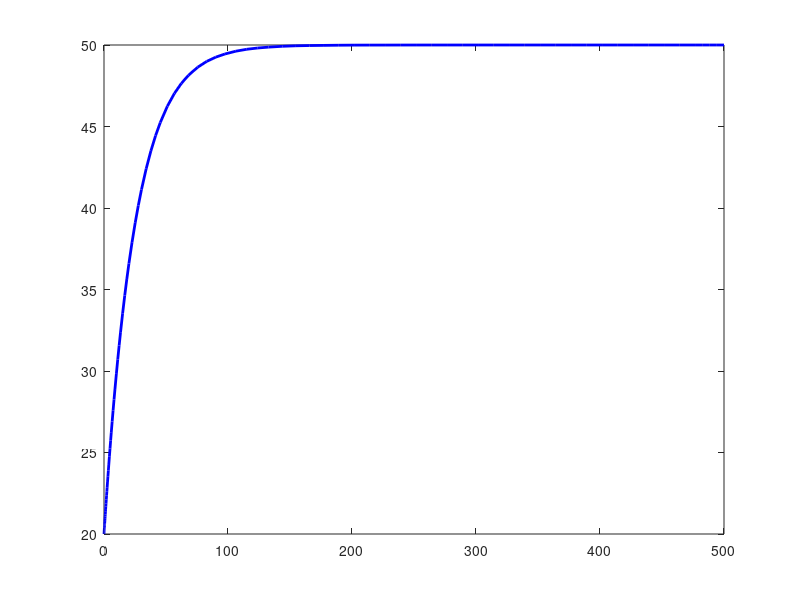

This figure's MATLAB source: (Note: this script raises an error after producing the figure.)
% Thermocouple transient heating with convection and radiation
clear; clc;

% Constants
D = 0.0007;               % Diameter (m)
r = D/2;
rho = 8500;               % Density (kg/m^3)
c = 400;                  % Specific heat (J/kg-K)
k = 400;                  % Thermal conductivity (W/m-K)
epsilon = 0.85;           % Emissivity
h = 10;                   % Convective heat transfer coefficient (W/m^2-K)
sigma = 5.67e-8;          % Stefan-Boltzmann constant (W/m^2-K^4)

T_inf = 50;               % Ambient temperature (deg C)
T_init = 20;              % Initial temperature (deg C)
T_target = 49.5;          % Target temperature for ±0.5°C accuracy

% Geometry
V = (4/3)*pi*r^3;         % Volume
A = 4*pi*r^2;             % Surface area

% ODE: dT/dt = (Q_in) / (rho * V * c)
% Q_in = h*A*(T_inf - T) + epsilon*sigma*A*((T_inf+273)^4 - (T+273)^4)

% Define ODE function
dTdt = @(t, T) (h*A*(T_inf - T) + ...
    epsilon*sigma*A*((T_inf+273)^4 - (T+273)^4)) / (rho * V * c);

% Time span (in seconds)
tspan = [0 500];

% Solve ODE
[t, T] = ode45(dTdt, tspan, T_init);

% Find time when temperature reaches 49.5°C
idx = find(T >= T_target, 1);
time_to_accuracy = t(idx);

% Plot
figure;
plot(t, T, 'b', 'LineWidth', 2);
hold on;
yline(49.5, 'r--', 'LineWidth', 1.5, 'Label', '49.5°C Threshold');
plot(time_to_accuracy, T(idx), 'ko', 'MarkerFaceColor', 'g');
text(time_to_accuracy+5, T(idx), ...
    sprintf('Time to 49.5°C: %.2f sec', time_to_accuracy), ...
    'FontSize', 12);

xlabel('Time (s)');
ylabel('Temperature (°C)');
title('Thermocouple Junction Temperature vs Time');
grid on;
legend('Temperature', 'Threshold (49.5°C)', 'Target Reached');